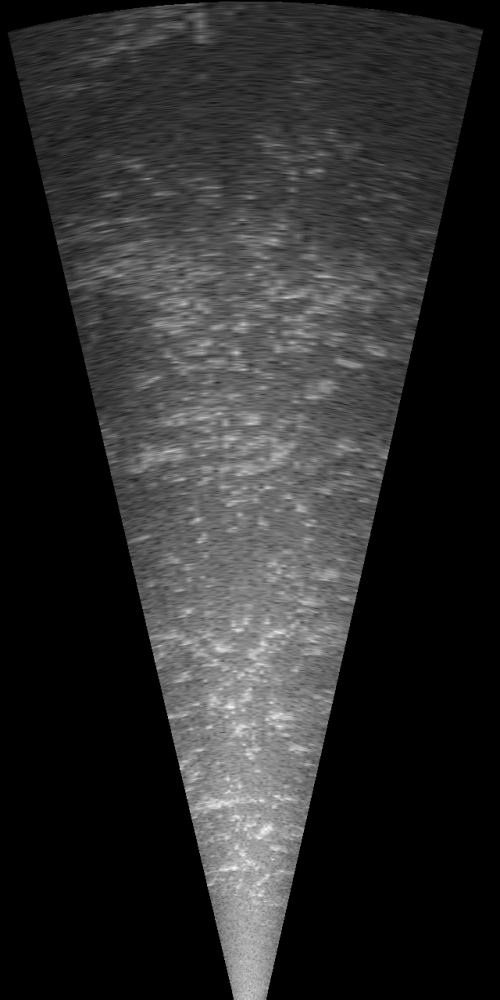
#> input picture experimental_tracker/test_image.png, 500 x 1000 px
$ python test.py
#> lines starting #> are read from the running program, lines starting #| are printed output that depends on the picture
### experimental_tracker/track.py
# -*- coding: utf-8 -*-
"""
This file is part of Fish Tracker.
Copyright 2021, VTT Technical research centre of Finland Ltd.
Developed by: Otto Korkalo.

Fish Tracker is free software: you can redistribute it and/or modify
it under the terms of the GNU General Public License as published by
the Free Software Foundation, either version 3 of the License, or
(at your option) any later version.

Fish Tracker is distributed in the hope that it will be useful,
but WITHOUT ANY WARRANTY; without even the implied warranty of
MERCHANTABILITY or FITNESS FOR A PARTICULAR PURPOSE.  See the
GNU General Public License for more details.

You should have received a copy of the GNU General Public License
along with Fish Tracker.  If not, see <https://www.gnu.org/licenses/>.
"""

import numpy as np
from filterpy.kalman import KalmanFilter

class Track:
    """Kalman filter class for estimating the state of a 2D point.

    Filter uses (nearly) constant velocity state-space model.

    Attributes:
        delta_t: Time interval between samples. Not used currently.
        save_history: A boolean indicating if the track trajectory will be stored.
        len_history: Length of the track trajectory.
        status: Track's status as string: "Tentative", "Active", "Lost", "Removed".
        time_since_update: Number of frames from the last update.
        history: Track trajectory (history).
        id: Track's unique id.
        last_measurement: Latest measurement sed to update the track.
        last_position: Last position estimate for the track.
    """

    def __init__(self, id, detection):

        self.delta_t = 0.1

        self.save_history = True
        self.len_history = 10000
        self.history = np.empty((0, 2))

        self.status = "Tentative"
        self.time_since_update = 0

        self.id = id
        self.kf = KalmanFilter(dim_x=4, dim_z=2)

        dt = self.delta_t
        self.kf.F = np.array([[1, dt,  0,  0],
                              [0,  1,  0,  0],
                              [0,  0,  1, dt],
                              [0,  0,  0,  1]])

        self.kf.H = np.array([[1, 0, 0, 0],
                              [0, 0, 1, 0]])


        self.kf.R *= 1.0
        self.kf.P *= 1.0
        self.kf.Q *= 0.1

        self.last_measurement = detection
        self.last_position = detection
        self.kf.x[0] = detection[0]
        self.kf.x[2] = detection[1]

        self.consecutive_updates = 0

    # [57 lines left out: functions _predict, pre_process, post_process, delete, not called in this run]

### experimental_tracker/tracker.py
# -*- coding: utf-8 -*-
"""
This file is part of Fish Tracker.
Copyright 2021, VTT Technical research centre of Finland Ltd.
Developed by: Otto Korkalo.

Fish Tracker is free software: you can redistribute it and/or modify
it under the terms of the GNU General Public License as published by
the Free Software Foundation, either version 3 of the License, or
(at your option) any later version.

Fish Tracker is distributed in the hope that it will be useful,
but WITHOUT ANY WARRANTY; without even the implied warranty of
MERCHANTABILITY or FITNESS FOR A PARTICULAR PURPOSE.  See the
GNU General Public License for more details.

You should have received a copy of the GNU General Public License
along with Fish Tracker.  If not, see <https://www.gnu.org/licenses/>.
"""

import numpy as np
from scipy.optimize import linear_sum_assignment

from track import Track

class Tracker:
    """Tracker class for track management.

    Takes care of track management: creating, updating and deleting tracks. Uses
    global nearest neighbour in data association. Indivual tracks are maintained
    by Track class using KF.

    Attributes:
        max_age: Max number of frames that a tracks survives without new measurements.
        min_hits: Min number of consecutive measurements needed for initiating new track.
        search_radius: Euclidean gating threshold for data association.
    """

    # [13 lines left out: function linear_assignment, not called in this run]

    @staticmethod
    def distance(d1, d2):
        return (d1[0]-d2[0])**2 + (d1[1]-d2[1])**2

    # [22 lines left out: function compute_cost, not called in this run]

    @staticmethod
    def match_points(points_1, points_2, search_radius=10):
        """Computes data association task between two point sets.

        Args:
            points_1: Numpy array of 2D points.
            points_2: Numpy array of 2D points.
            search_radius: Euclidean distance threshold for confirming match.

        Returns:
            Indices of mathed points.
            Unmatched points from points_1.
            Unmatched points from points_2.
        """

        if len(points_1) == 0 or len(points_2) == 0:
            return [], list(range(0, len(points_1))), list(range(0, len(points_2)))

        cost_matrix = Tracker.compute_cost(points_1, points_2, search_radius)
        indices = Tracker.linear_assignment(cost_matrix)

        matched_indices = []
        for __, idx in enumerate(indices):
            if cost_matrix[idx[0],idx[1]] <  search_radius ** 2:
                matched_indices.append(idx)

        matched_indices = np.array(matched_indices)

        if len(matched_indices) == 0:
            return [], list(range(0, len(points_1))), list(range(0, len(points_2)))

        unmatched_pts1 = []
        for pt, __ in enumerate(points_1):
            if pt not in matched_indices[:,0]:
                unmatched_pts1.append(pt)

        unmatched_pts2 = []
        for pt, __ in enumerate(points_2):
            if pt not in matched_indices[:,1]:
                unmatched_pts2.append(pt)

        return matched_indices, unmatched_pts1, unmatched_pts2

    def __init__(self, max_age=5, min_hits=3, search_radius=10):
        """Inits Tracker class."""

        self.max_age = max_age
        self.min_hits = min_hits
        self.search_radius = search_radius

        self.tracks = []
        self._frame_counter = 0

    def get_track_points(self):
        """Returns an array (Numpy) of latest track positions."""

        track_points = np.empty((0,2))
        for t, __ in enumerate(self.tracks):
            track_points = np.vstack([track_points, [self.tracks[t].last_position]])
        return track_points

    def _match_detections_and_tracks(self, detections):
        """Computes data association between measurements and existing tracks.

        Args:
            detections: Measurements, Numpy array of 2D points.

        Returns:
            Unmatched detections.
        """

        track_points = self.get_track_points()
        ma_indices, um_detections, __ = Tracker.match_points(detections, track_points, self.search_radius)

        # All detetctions unmatched
        if len(ma_indices) == 0:
            return detections

        # Update measurements for associated tracks
        for idx in ma_indices:
            self.tracks[idx[1]].last_measurement = detections[idx[0]]

        return detections[um_detections]

    def _remove_tentative(self): #TODO paremmin
        for t1 in self.tracks:
            if t1.status is "Removed":
                continue
            t1_loc = t1.last_position
            for t2 in self.tracks:
                if t2.status is "Removed":
                    continue
                t2_loc = t2.last_position
                cost = Tracker.distance(t1_loc, t2_loc)
                if cost == 0:
                    continue
                if cost < self.search_radius ** 2:
                    if t1.status is "Tentative":
                        t1.status = "Removed"
                    if t1.status is "Active" and t2.status is "Tentative":
                        t2.status = "Removed"

    def _initiate_new_tracks(self, detections):
        """Creates new tracks from detections.

        Args:
            detections: Measurements, Numpy array of 2D points.
        """

        for i, detection in enumerate(detections):
            # Do not initialize new track too close to existing tracks
            can_initialize = True
            for track in self.tracks:
                track_position = track.last_position
                cost = Tracker.distance(track_position, detection)
                if cost < self.search_radius ** 2:
                    can_initialize = False

            if can_initialize:
                self.tracks.append(Track(self._frame_counter, detection))

    def remove_deleted(self):
        self.tracks = [t for t in self.tracks if not t.status == "Removed"]

    def update(self, detections = np.empty((0, 2))):
        """Performs track management steps.

        Args:
            detections: Measurements, Numpy array of 2D points.
        """

        self._frame_counter += 1

        # Predict states etc.
        for track in self.tracks:
            track.pre_process()

        # Remove tentative inside tracks
        self._remove_tentative()
        #self.remove_deleted()

        # Data association
        unmatched_detections = self._match_detections_and_tracks(detections)

        #
        for track in self.tracks:
            track.post_process(self.min_hits)

        self._initiate_new_tracks(unmatched_detections)

        for track in self.tracks:
            track.delete(self.max_age)

        self.remove_deleted()

### experimental_tracker/test.py
# -*- coding: utf-8 -*-
"""
This file is part of Fish Tracker.
Copyright 2021, VTT Technical research centre of Finland Ltd.
Developed by: Otto Korkalo.

Fish Tracker is free software: you can redistribute it and/or modify
it under the terms of the GNU General Public License as published by
the Free Software Foundation, either version 3 of the License, or
(at your option) any later version.

Fish Tracker is distributed in the hope that it will be useful,
but WITHOUT ANY WARRANTY; without even the implied warranty of
MERCHANTABILITY or FITNESS FOR A PARTICULAR PURPOSE.  See the
GNU General Public License for more details.

You should have received a copy of the GNU General Public License
along with Fish Tracker.  If not, see <https://www.gnu.org/licenses/>.
"""

import numpy as np
import cv2
import random
import sys

from track import Track
from tracker import Tracker

"""
Example application for using the Tracker.

Needs two data files: test_data.npy (detections) and
test_image.png (for visualisation).
"""

def rgb(minimum, maximum, value):
    minimum, maximum = float(minimum), float(maximum)
    ratio = 2 * (value-minimum) / (maximum - minimum)
    b = int(max(0, 255*(1 - ratio)))
    r = int(max(0, 255*(ratio - 1)))
    g = 255 - b - r
    return r, g, b

def main():

    # Create tracker
    tracker = Tracker(max_age=20, min_hits=10, search_radius=30)

    # Load test data and baclground image for visualisation
    data = np.load("test_data.npy", allow_pickle=True)
#> (reads experimental_tracker/test_data.npy from the repository)
    image_o = cv2.imread("test_image.png", 0)
#> image_o is the input picture: shape (1000, 500); min 0, max 251, mean 44.6

    all_detections = []

    # Combine detectinons
    for i in range(len(data)):

        detections = np.empty((len(data[i]), 2))
        detections[:,0] = data[i][:,0] + (data[i][:,2] - data[i][:,0]) / 2.0
        detections[:,1] = data[i][:,1] + (data[i][:,3] - data[i][:,1]) / 2.0
        all_detections.append(detections)

    for i, detections in enumerate(all_detections):

        image_o_rgb = cv2.applyColorMap(image_o, cv2.COLORMAP_OCEAN)

        for detection in detections:
            cv2.circle(image_o_rgb, tuple(list(detection.astype(int))), 3, (0,128,255), -1)

        # Apply tracker for the set of detections (per frame)
        tracker.update(detections)

        # Get tracking results and visualize
        for t, track in enumerate(tracker.tracks):

            cv2.putText(image_o_rgb, str(track.consecutive_updates), tuple(list(track.last_position.astype(int))), cv2.FONT_HERSHEY_SIMPLEX, 0.5, (0,255,255), 1, cv2.LINE_AA)
            cv2.circle(image_o_rgb, tuple(list(track.last_position.astype(int))), 10, (255,255,255), 1)
            random.seed(track.id*100)
            [rr,gg,bb] = rgb(0, 100, random.random()*100)

            previous = []
            for t in track.history:
                if len(previous) == 0:
                    previous = t

                if track.status == "Tentative":
                    cv2.line(image_o_rgb, tuple(list(previous.astype(int))), tuple(list(t.astype(int))), (128,128,128), 2)
                elif track.status == "Lost":
                    cv2.line(image_o_rgb, tuple(list(previous.astype(int))), tuple(list(t.astype(int))), (0,0,64), 2)
                elif track.status == "Active":
                    cv2.line(image_o_rgb, tuple(list(previous.astype(int))), tuple(list(t.astype(int))), (rr,gg,bb), 2)
                elif track.status == "Removed":
                    cv2.line(image_o_rgb, tuple(list(previous.astype(int))), tuple(list(t.astype(int))), (0,0,255), 2)

                previous = t

        cv2.imshow("image", image_o_rgb)
        key = cv2.waitKey(0)

        # Remove deleted tracks
        tracker.remove_deleted()
#> this loop made 24 passes; (key Esc is pressed on pass 1)
#> pass 1, in main, `image_o_rgb = cv2.applyColorMap(image_o, cv2.COLORMAP_OCEAN)`:
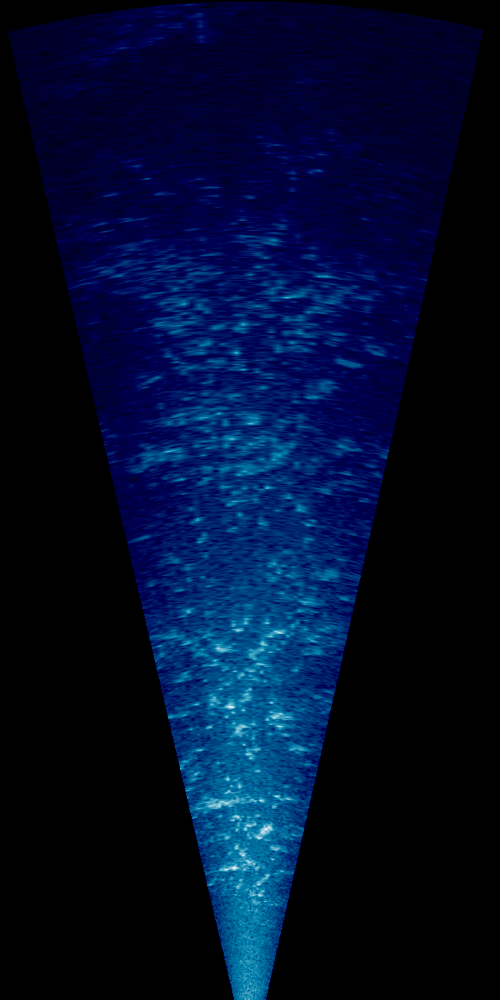
#> image_o_rgb: shape (1000, 500, 3); mean B, G, R 44.6, 13.4, 0.5


if __name__ == "__main__":
#> (the run stopped early here; a loop or call above may not have finished)
